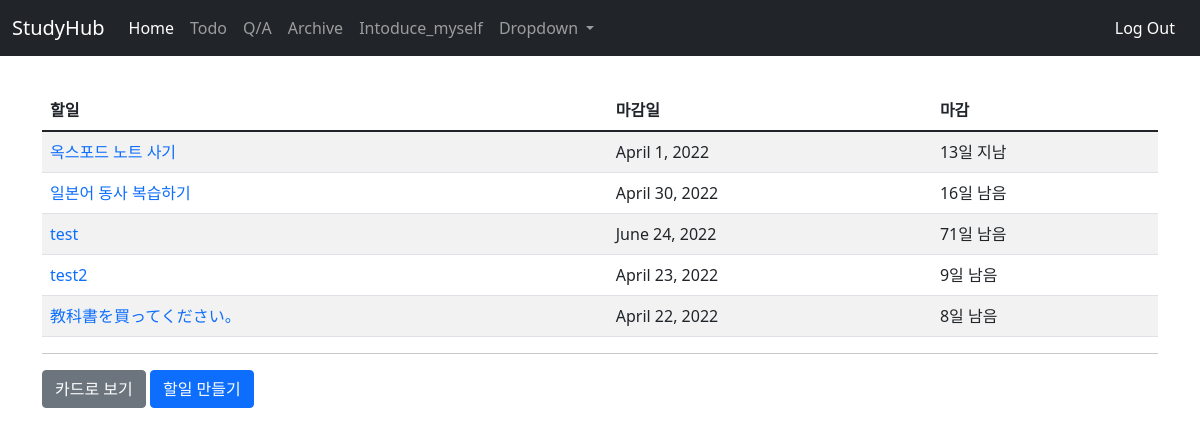
The app's page /todo/list/ (signed in) with its own data.
### todo/models.py (models this page shows, shortened)
class TodoList(models.Model):
    name = models.CharField(max_length=40, verbose_name="할일")
    description = models.TextField(max_length=200, verbose_name="내용")
    date_created = models.DateField(auto_now_add=True, verbose_name="작성일")
    date_deadline = models.DateField(verbose_name="마감일")
    image = models.ImageField(null=True, blank=True, upload_to="", verbose_name='이미지')
    file = models.FileField(null=True, blank=True, upload_to="uploads/", verbose_name='파일')
    author = models.ForeignKey(User, on_delete=models.CASCADE, name='author')
    def remaining_days(self):
        delta = self.date_deadline - date.today()
        days = delta.days
        if days > 0:
            return f'{days}일 남음'
        elif days == 0:
            return '오늘까지!!'
        else:
            days = abs(days)
            return f'{days}일 지남'

### todo/views.py (the view)
# urls.py: path('list/', TodoListView.as_view(), name='list'),
class TodoListView(LoginRequiredMixin, ListView):
    model = TodoList
    template_name = 'todo/todo_list.html'
    context_object_name = 'todo_list'
    login_url='common:login'
    def get_queryset(self):
        return TodoList.objects.filter(author=self.request.user)

### todo/templates/todo/todo_list.html (shortened to what this page needs)
{%extends 'base.html' %}
{% block content %}
<div class="container">
    <table class="table table-striped">
        <thead>
            <tr>
                <th>할일</th>
                <th>마감일</th>
                <th>마감</th>
            </tr>
        </thead>
        <tbody>
            {% if todo_list %}
            {%for todo in todo_list %}
            <tr>
                <td><a href="{% url 'todo:detail' todo.id %}" class="text-decoration-none">{{ todo.name }}</td>
                <td>{{ todo.date_deadline}}</td>
                <td>{{ todo.remaining_days}}</td>
            </tr>
            {% endfor%}
            {% else %}
            <td>할 일 목록이 없습니다!! 하나 만들어보는건 어떨까요?</td>
            {% endif %}
        </tbody>
    </table>
    <hr/>
    <a class="btn btn-secondary pull-right" href="{% url 'todo:index' %}">카드로 보기</a>
    <a href="{% url 'todo:create' %}" class="btn btn-primary" type="button" >할일 만들기</a>
    <div class="text-center"></div></div>
{% endblock %}

### records on screen
TodoList: name "옥스포드 노트 사기", date_deadline "April 1, 2022", remaining_days "13일 지남"
TodoList: name "일본어 동사 복습하기", date_deadline "April 30, 2022", remaining_days "16일 남음"
TodoList: name "test", date_deadline "June 24, 2022", remaining_days "71일 남음"
TodoList: name "test2", date_deadline "April 23, 2022", remaining_days "9일 남음"
TodoList: name "教科書を買ってください。", date_deadline "April 22, 2022", remaining_days "8일 남음"
